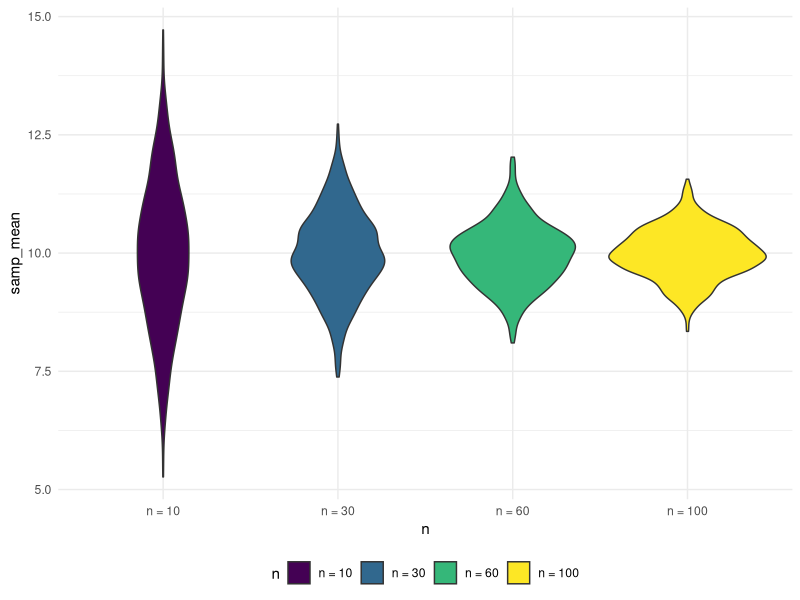
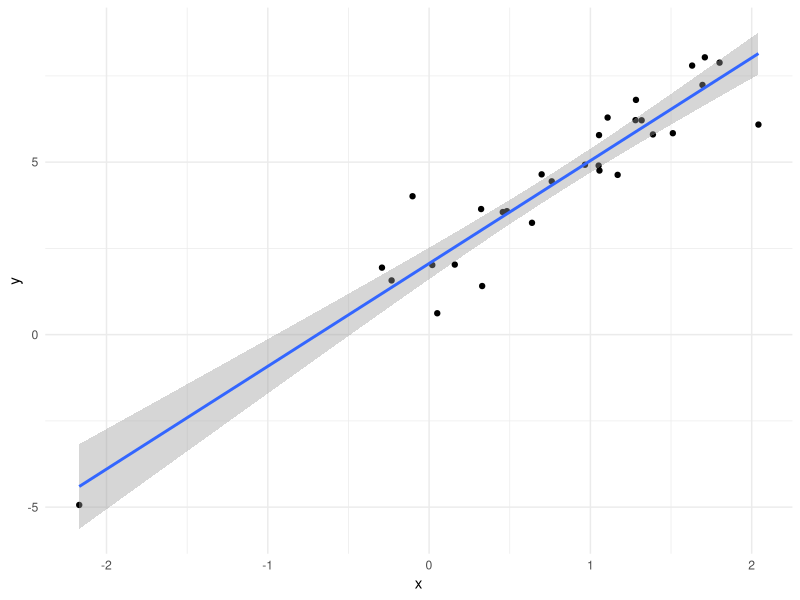
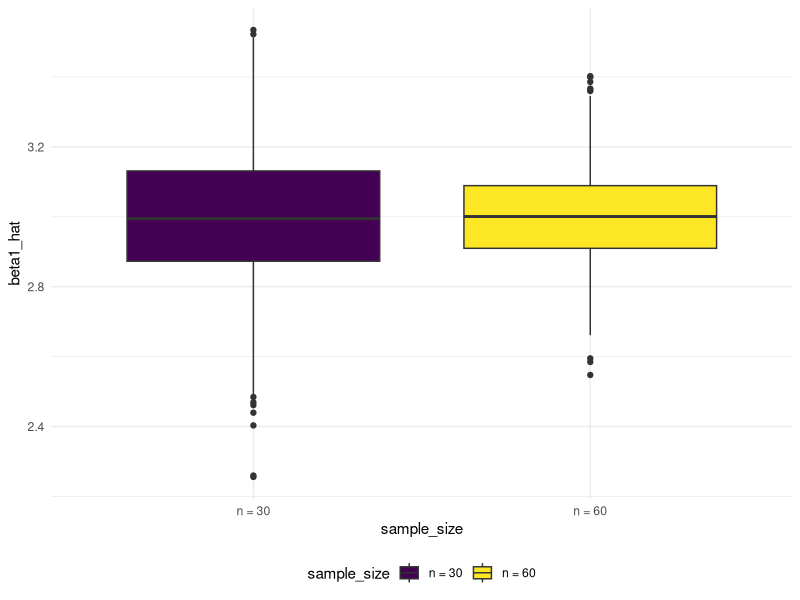
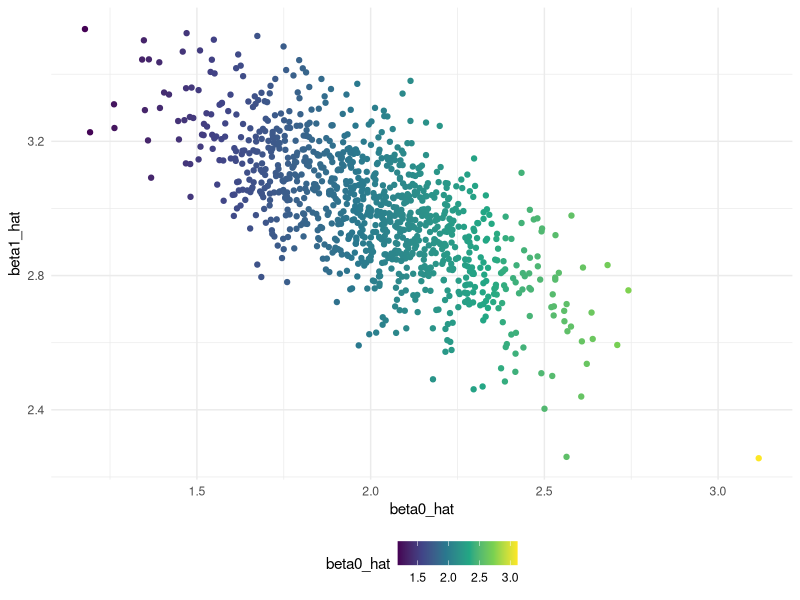
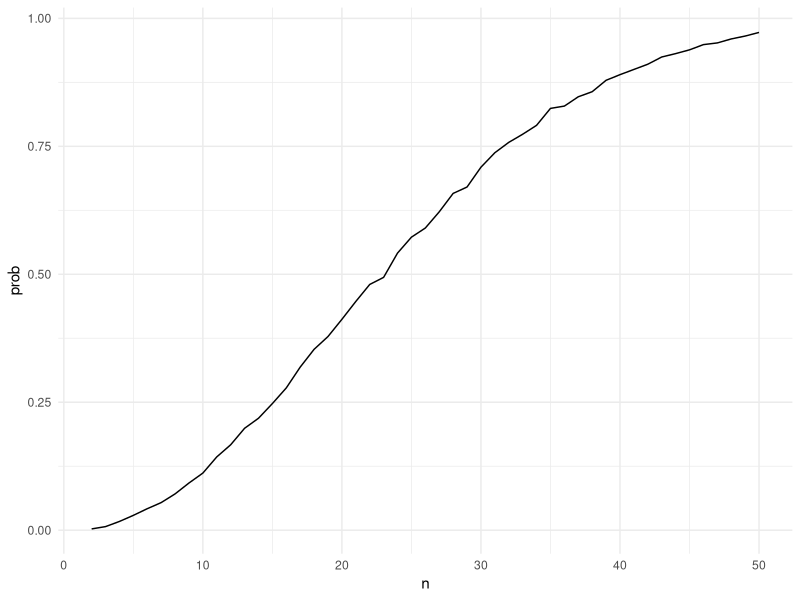

Write R code to recreate these figures, in order.
## ---- chunk 1
library(tidyverse)

knitr::opts_chunk$set(
  fig.width = 6,
  fig.asp = .6,
  out.width = "90%"
)

theme_set(theme_minimal() + theme(legend.position = "bottom"))

options(
  ggplot2.continuous.colour = "viridis",
  ggplot2.continuous.fill = "viridis"
)

scale_colour_discrete = scale_colour_viridis_d
scale_fill_discrete = scale_fill_viridis_d
## ---- chunk 2
sim_mean_sd = function(samp_size, true_mean = 10, true_sd = 5) {
  
  sim_df = 
  tibble(
    x = rnorm(samp_size, true_mean, true_sd)
  )

  out_df = 
    sim_df %>% 
    summarize(
      samp_mean = mean(x),
      samp_sd = sd(x)
  )
  
  return(out_df)
  
}
## ---- chunk 3
sim_mean_sd(30)
## ---- chunk 4
output = vector("list", 1000)

for (i in 1:1000) {
  
  output[[i]] = sim_mean_sd(30)
  
}

bind_rows(output) %>% 
  summarize(
    ave_samp_mean = mean(samp_mean),
    SE_samp_mean = sd(samp_mean))

5 / sqrt(30)
## ---- chunk 5
sim_result = 
  tibble(iter = 1:1000) %>% 
  mutate(samp_result = map(iter, sim_mean_sd, samp_size = 30)) %>% 
  unnest(samp_result)
## ---- chunk 6
sim_result = 
  expand_grid(
    n = c(10, 30, 60, 100),
    iter = 1:1000
  ) %>% 
  mutate(sample_result = map(n, sim_mean_sd)) %>% 
  unnest(sample_result)
## ---- chunk 7
sim_result %>% 
  group_by(n) %>% 
  summarize(
    ave_samp_mean = mean(samp_mean),
    SE_samp_mean = sd(samp_mean)
  )
## ---- chunk 8
sim_result %>% 
  mutate(
    n = str_c("n = ", n),
    n = fct_inorder(n)) %>% 
  ggplot(aes(x = n, y = samp_mean, fill = n)) +
  geom_violin()
## ---- chunk 9
sim_data = 
  tibble(
    x = rnorm(30, mean = 1, sd = 1),
    y = 2 + 3 * x + rnorm(30, 0, 1)
  )

lm_fit = lm(y ~ x, data = sim_data)

sim_data %>% 
  ggplot(aes(x = x, y = y)) +
  geom_point() +
  stat_smooth(method = "lm")
## ---- chunk 10
sim_regression = function(n) {
  
  sim_data = 
    tibble(
      x = rnorm(n, mean = 1, sd = 1),
      y = 2 + 3 * x + rnorm(n, 0, 1)
    )

  lm_fit = lm(y ~ x, data = sim_data)
  
  out_df =
    tibble(
      beta0_hat = coef(lm_fit)[1],
      beta1_hat = coef(lm_fit)[2]
    )
  
  return(out_df)
  
}

sim_result = 
  expand_grid(
    sample_size = c(30, 60),
    iter = 1:1000
  ) %>% 
  mutate(lm_result = map(sample_size, sim_regression)) %>% 
  unnest(lm_result)

sim_result %>% 
  mutate(sample_size = str_c("n = ", sample_size)) %>% 
  ggplot(aes(x = sample_size, y = beta1_hat, fill = sample_size)) +
  geom_boxplot()
## ---- chunk 11
sim_result %>% 
  filter(sample_size == 30) %>% 
  ggplot(aes(x = beta0_hat, y = beta1_hat, color = beta0_hat)) +
  geom_point()
## ---- chunk 12
bdays_sim = function(n){

  bdays = sample(1:365, size = n, replace = TRUE)
  
  duplicate = length(unique(bdays)) < n

  return(duplicate)
  
}

bdays_sim(10)
## ---- chunk 13
sim_result = 
  expand_grid(
    n = 2:50,
    iter = 1:10000
  ) %>% 
  mutate(result = map_lgl(n, bdays_sim)) %>% 
  group_by(n) %>% 
  summarize(prob = mean(result))

sim_result %>% 
  ggplot(aes( x = n, y = prob)) +
  geom_line()
